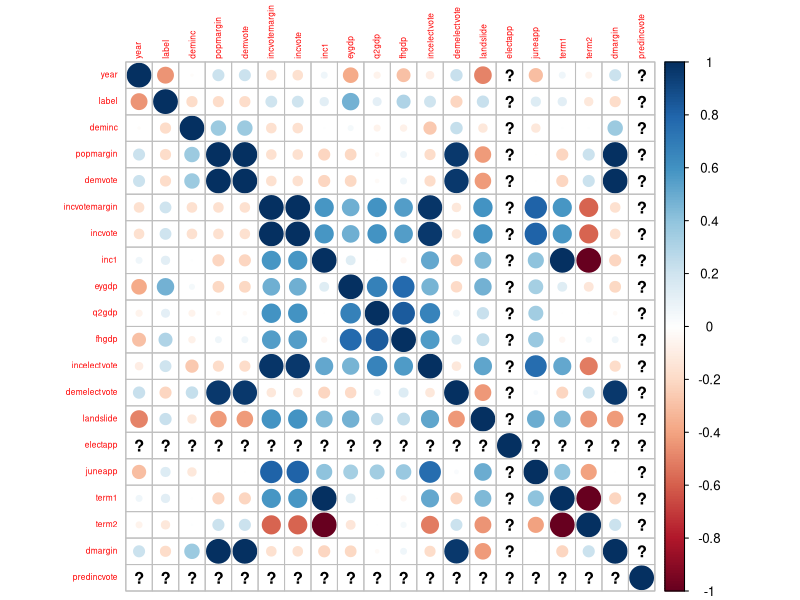

Write the R code that produced this figure.
## ---- chunk 1
#Load librarries
if (!require('caret')){
  install.packages('caret')
  require('caret')
}
if (!require('dplyr')){
  install.packages('dplyr')
  require('dplyr')
}
if (!require('tidyr')){
  install.packages('tidyr')
  require('tidyr')
}
if (!require('corrplot')){
  install.packages('corrplot')
  require('corrplot')
}
## ---- chunk 2
#Set up - only run first time

#Set Working Directory
#setwd("D:/Git/Election/Data")

#Read in the Time For Change model data from The Economist github account
#Model_Data <- read.csv(url("https://raw.githubusercontent.com/TheEconomist/us-potus-model/master/data/abramowitz_data.csv"))

#Save Time For Change model data locally
#write.csv(Model_Data, "Time_For_Change_Data.csv", row.names=FALSE)

## ---- chunk 3
#Test the files to ensure we receive the same results of Abramowitz

#Set Working Directory
setwd("D:/Git/Election/Data")

#Read in Time For Change Data
Time_For_Change_Data <- read.csv("Time_For_Change_Data.csv", stringsAsFactors=FALSE)

#Remove 2016 Data
Time_For_Change_Data_No_2016 <- Time_For_Change_Data %>%
  filter(year != "2016")

#Cross-validation
#Train_Control <- trainControl(method="LOOCV")
Train_Control <- trainControl(method="cv", number=2)

#Create the logistic regression model for 2020 prediction (2020 data not included yet)
Time_For_Change_Model_2020 <- train(incvote ~ q2gdp + juneapp + inc1,
                               data = Time_For_Change_Data,
                               trControl = Train_Control,
                               method="glm")

#Create the logistic regression model for 2016 prediction
Time_For_Change_Model_2016 <- train(incvote ~ q2gdp + juneapp + inc1,
                               data = Time_For_Change_Data_No_2016,
                               trControl = Train_Control,
                               method="glm")
## ---- chunk 4
#Exploratory data analysis
Time_For_Change_Correlations <- Time_For_Change_Data %>%
  select(-wonlost, -juneapp2, -filter_., -inc)
corrplot(cor(Time_For_Change_Correlations), tl.cex = 0.5)
